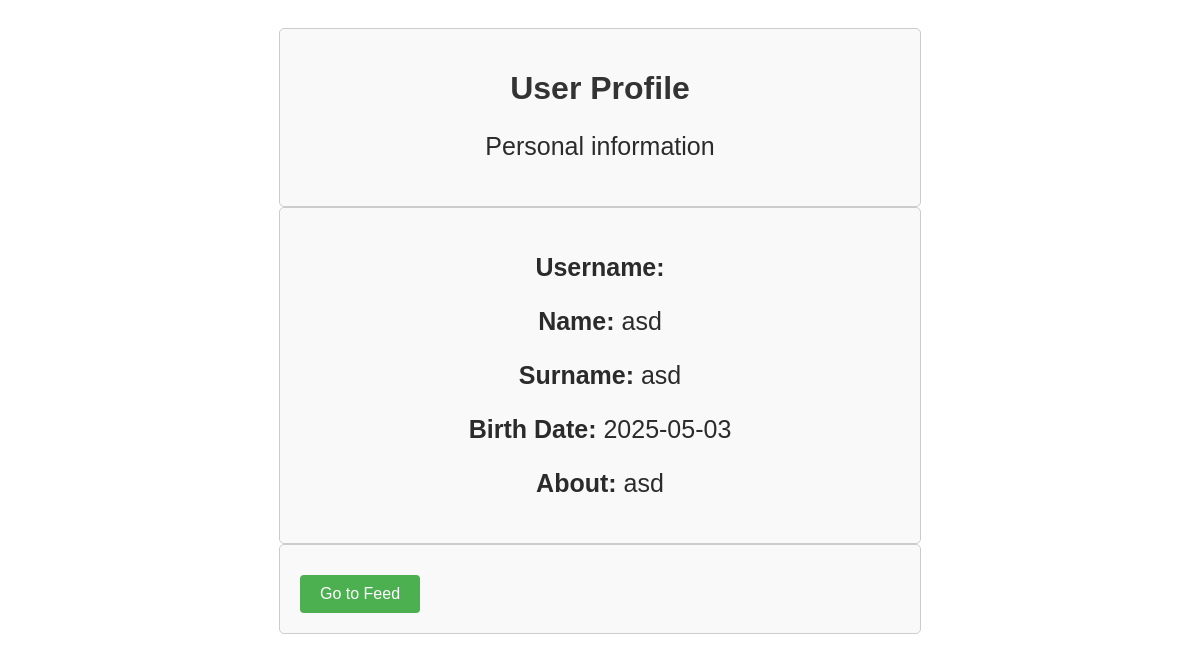
/user/random_guy, run on the app's committed database.
### tables this page shows
CREATE TABLE users (id INTEGER UNIQUE, username TEXT UNIQUE, password TEXT, name TEXT, surname TEXT, birth_date TEXT, about TEXT, mode TEXT);

### main.py (the view)
@app.route("/user/<username>", methods=['GET', 'POST'])
def user_info(username):
    mode = "day"
    if current_user.is_authenticated:
        cur.execute(f"SELECT mode FROM users WHERE id = {current_user.id}")
        mode = cur.fetchone()[0]
    usernames = fetch_usernames()
    if username not in usernames:
        return render_template("invalid_user.html", mode=mode)
    cur.execute(f"SELECT name, surname, birth_date, about FROM users WHERE username = \"{username}\"")
    info = cur.fetchone()
    name = info[0]
    surname = info[1]
    birth_date = info[2]
    about = info[3]
    return render_template("user_info.html", mode=mode, usename=username, name=name, surname=surname,
                           birth_date=birth_date, about=about)

### main.py (called while the page is built)
def fetch_usernames():
    usernames = []
    cur.execute(f"SELECT username FROM users")
    for i in cur.fetchall():
        usernames.append(i[0].lower())
    return usernames

### templates/user_info.html (shortened to what this page needs)
<!DOCTYPE html>
<html lang="en">
<head>
    {% if mode == "day" %}
        <link rel="stylesheet" href="../static/css/day.css">
    {% elif mode == "night" %}
        <link rel="stylesheet" href="../static/css/night.css">
    {% endif %}
</head>
<body>
    <div>
        <h1>User Profile</h1>
        <p>Personal information</p>
    </div>
    <div>
        <p><strong>Username:</strong> {{ username }}</p>
        <p><strong>Name:</strong> {{ name }}</p>
        <p><strong>Surname:</strong> {{ surname }}</p>
        <p><strong>Birth Date:</strong> {{ birth_date }}</p>
        <p><strong>About:</strong> {{ about }}</p>
    </div>
    <div>
        <a class="feed-button" href="/feed">Go to Feed</a>
    </div>
</body>
</html>

### static/css/day.css (style rules this page uses)
body { background-color: #ffffff; color: #000000; font-family: Arial, sans-serif; padding: 20px; }
div { border: 1px solid #cccccc; border-radius: 5px; padding: 20px; background-color: #f9f9f9; max-width: 600px; margin: auto; }
h1 { text-align: center; color: #333333; }
p { color: #2B2B2B; text-align: center; font-size: 25px; }
.feed-button { display: inline-block; padding: 10px 20px; background-color: #4CAF50; color: white; text-decoration: none; border-radius: 4px; margin-top: 10px; }

### data on the page
users: name "asd", surname "asd", birth_date "2025-05-03", about "asd"
